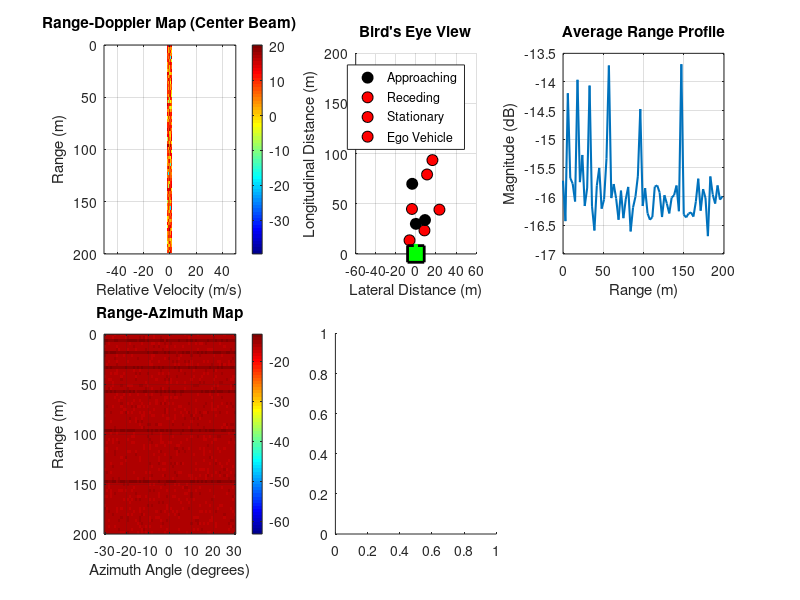

Reproduce this figure in MATLAB. (Note: this script raises an error after producing the figure.)
% Automotive Radar Driving Scene Simulation
% Simulates radar data from a realistic driving scenario

clear all; close all; clc;

%% Radar Parameters (Typical 77 GHz Automotive Radar)
fc = 77e9;              % Carrier frequency (77 GHz)
c = 3e8;                % Speed of light (m/s)
lambda = c/fc;          % Wavelength
PRF = 2000;             % Pulse Repetition Frequency (Hz)
PRI = 1/PRF;            % Pulse Repetition Interval
fs = 50e6;              % Sampling frequency (50 MHz)
pulse_width = 2e-6;     % Pulse width (2 microseconds)
num_pulses = 256;       % Number of pulses in coherent processing interval
max_range = 200;        % Maximum range (200 m)
range_resolution = 1;   % Range resolution (m)
azimuth_fov = 60;       % Azimuth field of view (degrees)
azimuth_bins = 64;      % Number of azimuth bins

%% Ego Vehicle Parameters
ego_velocity = 25;      % Ego vehicle speed (25 m/s = 90 km/h)

%% Define Driving Scene Objects
% Format: [range(m), azimuth(deg), velocity(m/s), RCS(m²), type]
% velocity is relative to ground, will be converted to relative velocity
scene_objects = {
    % Leading vehicles
    30,   0,  20,  15, 'car';           % Car ahead, slightly slower
    45,  -5,  18,  12, 'car';           % Car in left lane
    
    % Oncoming traffic
    80,   8, -30,  10, 'car';           % Oncoming car
    95,  10, -28,  12, 'truck';         % Oncoming truck
    
    % Crossing pedestrian
    25,  20,   2, 0.5, 'pedestrian';    % Pedestrian crossing
    
    % Stationary objects
    15, -25,   0,  20, 'guardrail';     % Guardrail
    50,  28,   0,   5, 'sign';          % Road sign
    
    % Vehicles at various distances
    70,  -3,  22,  14, 'car';           % Car in adjacent lane
    120,  0,  15,  18, 'truck';         % Distant truck
    
    % Motorcycle
    35,  15,  24,   3, 'motorcycle';    % Motorcycle
};

num_objects = size(scene_objects, 1);

%% Convert to Radar-Relative Coordinates
fprintf('\n=== Driving Scene Simulation ===\n');
fprintf('Ego Vehicle Speed: %.1f m/s (%.1f km/h)\n\n', ego_velocity, ego_velocity*3.6);

targets = zeros(num_objects, 4);  % [range, azimuth, relative_velocity, RCS]

fprintf('Scene Objects:\n');
fprintf('%-12s | Range(m) | Azimuth(°) | Velocity(m/s) | Rel.Vel(m/s) | RCS(m²)\n', 'Type');
fprintf('-------------|----------|------------|---------------|--------------|--------\n');

for i = 1:num_objects
    range = scene_objects{i, 1};
    azimuth = scene_objects{i, 2};
    velocity = scene_objects{i, 3};
    rcs = scene_objects{i, 4};
    obj_type = scene_objects{i, 5};
    
    % Calculate relative velocity (positive = approaching ego vehicle)
    % For objects ahead: positive velocity = closing (approaching)
    % For objects behind: negative velocity = receding
    % We need the radial component of relative velocity
    relative_velocity = (ego_velocity - velocity) * cosd(azimuth);
    
    targets(i, :) = [range, azimuth, relative_velocity, rcs];
    
    fprintf('%-12s | %8.1f | %10.1f | %13.1f | %12.1f | %6.2f\n', ...
        obj_type, range, azimuth, velocity, relative_velocity, rcs);
end

%% Time Vectors
t_fast = 0:1/fs:2*max_range/c;          % Fast time (range)
t_slow = 0:PRI:(num_pulses-1)*PRI;      % Slow time (Doppler)
num_range_samples = length(t_fast);

%% Generate Radar Data Cube (Range x Doppler x Azimuth)
radar_cube = zeros(num_range_samples, num_pulses, azimuth_bins);

% Azimuth angles
azimuth_angles = linspace(-azimuth_fov/2, azimuth_fov/2, azimuth_bins);

for i = 1:num_objects
    range_target = targets(i, 1);
    azimuth_target = targets(i, 2);
    velocity_rel = targets(i, 3);
    rcs = targets(i, 4);
    
    % Skip if outside FOV
    if abs(azimuth_target) > azimuth_fov/2
        continue;
    end
    
    % Calculate two-way delay
    tau = 2 * range_target / c;
    
    % Calculate Doppler frequency
    fd = 2 * velocity_rel / lambda;
    
    % Range bin
    range_bin = round(tau * fs);
    
    % Azimuth bin (with Gaussian spread for antenna pattern)
    [~, azimuth_bin_center] = min(abs(azimuth_angles - azimuth_target));
    azimuth_spread = 2;  % Gaussian spread in bins
    
    if range_bin > 0 && range_bin < num_range_samples
        % Generate signal for this target
        pulse_samples = round(pulse_width * fs);
        
        for pulse = 1:num_pulses
            % Doppler phase shift
            doppler_phase = 2 * pi * fd * t_slow(pulse);
            amplitude = sqrt(rcs) * exp(1j * doppler_phase);
            
            % Add to radar cube with azimuth pattern
            for az_idx = max(1, azimuth_bin_center-5):min(azimuth_bins, azimuth_bin_center+5)
                % Gaussian azimuth pattern
                azimuth_gain = exp(-((az_idx - azimuth_bin_center)^2) / (2*azimuth_spread^2));
                
                if range_bin + pulse_samples <= num_range_samples
                    radar_cube(range_bin:range_bin+pulse_samples-1, pulse, az_idx) = ...
                        radar_cube(range_bin:range_bin+pulse_samples-1, pulse, az_idx) + ...
                        amplitude * azimuth_gain;
                end
            end
        end
    end
end

%% Add Noise and Clutter
SNR_dB = 15;                            % Signal-to-noise ratio
noise_power = 10^(-SNR_dB/10);
noise = sqrt(noise_power/2) * (randn(size(radar_cube)) + 1j*randn(size(radar_cube)));
radar_cube = radar_cube + noise;

% Add ground clutter (stationary returns at various ranges)
clutter_ranges = [10, 20, 35, 60, 100, 150];
for cr = clutter_ranges
    clutter_bin = round(2*cr/c * fs);
    if clutter_bin < num_range_samples
        clutter_rcs = 0.1;  % Weak clutter
        for az = 1:azimuth_bins
            radar_cube(clutter_bin, :, az) = radar_cube(clutter_bin, :, az) + ...
                sqrt(clutter_rcs) * (randn(1, num_pulses) + 1j*randn(1, num_pulses)) * 0.3;
        end
    end
end

%% Range-Doppler Processing
% Process for center azimuth beam
center_beam = radar_cube(:, :, round(azimuth_bins/2));
range_doppler = fftshift(fft(center_beam, [], 2), 2);

%% Create Axes
range_axis = t_fast * c / 2;            % Range in m
doppler_axis = (-num_pulses/2:num_pulses/2-1) * PRF / num_pulses;
velocity_axis = -doppler_axis * lambda / 2;  % Relative velocity (m/s)

%% Plotting
figure('Position', [50, 50, 1400, 900]);

% Plot 1: Range-Doppler Map (Center Beam)
subplot(2,3,1);
imagesc(velocity_axis, range_axis, 20*log10(abs(range_doppler) + eps));
xlabel('Relative Velocity (m/s)');
ylabel('Range (m)');
title('Range-Doppler Map (Center Beam)');
colorbar;
colormap(jet);
ylim([0 max_range]);
xlim([-50 50]);
caxis([max(20*log10(abs(range_doppler(:))))-60, max(20*log10(abs(range_doppler(:))))]);
grid on;

% Plot 2: Bird's Eye View
subplot(2,3,2);
hold on;
for i = 1:num_objects
    range = targets(i, 1);
    azimuth = targets(i, 2);
    x = range * sind(azimuth);
    y = range * cosd(azimuth);
    
    % Color code by relative velocity
    if targets(i, 3) > 5
        color = 'r';  % Approaching
    elseif targets(i, 3) < -5
        color = 'b';  % Receding
    else
        color = 'k';  % Stationary
    end
    
    plot(x, y, 'o', 'MarkerSize', 8, 'MarkerFaceColor', color, 'MarkerEdgeColor', 'k');
end

% Draw ego vehicle
plot(0, 0, 's', 'MarkerSize', 12, 'MarkerFaceColor', 'g', 'MarkerEdgeColor', 'k', 'LineWidth', 2);
plot([0 0], [0 10], 'g-', 'LineWidth', 3);  % Direction arrow

xlabel('Lateral Distance (m)');
ylabel('Longitudinal Distance (m)');
title('Bird''s Eye View');
grid on;
axis equal;
xlim([-60 60]);
ylim([0 max_range]);
legend('Approaching', 'Receding', 'Stationary', 'Ego Vehicle', 'Location', 'best');
hold off;

% Plot 3: Range Profile
subplot(2,3,3);
range_profile = mean(abs(center_beam), 2);
plot(range_axis, 20*log10(range_profile + eps), 'LineWidth', 1.5);
xlabel('Range (m)');
ylabel('Magnitude (dB)');
title('Average Range Profile');
grid on;
xlim([0 max_range]);

% Plot 4: Range-Azimuth Map (Integrate over Doppler)
subplot(2,3,4);
range_azimuth = squeeze(mean(abs(radar_cube), 2));
imagesc(azimuth_angles, range_axis, 20*log10(range_azimuth + eps));
xlabel('Azimuth Angle (degrees)');
ylabel('Range (m)');
title('Range-Azimuth Map');
colorbar;
colormap(jet);
ylim([0 max_range]);
caxis([max(20*log10(range_azimuth(:)))-50, max(20*log10(range_azimuth(:)))]);
grid on;

% Plot 5: Velocity Histogram
subplot(2,3,5);
histogram(targets(:, 3), 20, 'FaceColor', [0.3 0.6 0.9]);
xlabel('Relative Velocity (m/s)');
ylabel('Count');
title('Distribution of Target Velocities');
grid on;

% Plot 6: Detection List
subplot(2,3,6);
axis off;
text(0.1, 0.95, 'Detected Objects:', 'FontSize', 12, 'FontWeight', 'bold');
y_pos = 0.85;
for i = 1:min(10, num_objects)
    str = sprintf('%d: R=%.1fm, Az=%.0f°, V=%.1fm/s', ...
        i, targets(i,1), targets(i,2), targets(i,3));
    text(0.1, y_pos, str, 'FontSize', 9, 'FontName', 'FixedWidth');
    y_pos = y_pos - 0.08;
end

sgtitle('Automotive Radar Driving Scene Simulation', 'FontSize', 14, 'FontWeight', 'bold');

%% Export Data Summary
fprintf('\n=== Radar Configuration ===\n');
fprintf('Frequency: %.1f GHz\n', fc/1e9);
fprintf('PRF: %.0f Hz\n', PRF);
fprintf('Max Range: %.0f m\n', max_range);
fprintf('Range Resolution: %.2f m\n', c/(2*fs));
fprintf('Velocity Resolution: %.2f m/s\n', lambda*PRF/(2*num_pulses));
fprintf('Azimuth FOV: ±%.0f degrees\n', azimuth_fov/2);
fprintf('\nSimulation complete!\n');